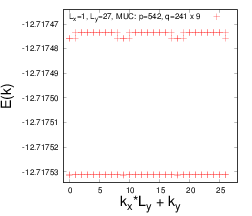

gnuplot code for this plot:
set xrange [-1:28]
set yrange [-12.7175342566892:-12.71746416303]
set xlabel "k_x*L_y + k_y" font "Helvetica,28"
set ylabel "E(k)" font "Helvetica,28"
#set size 1.0, 0.6
set terminal postscript eps size 3.5,3 enhanced colour "Helvetica" 16
set output "fermions_hofstadter_X_241_Y_9_q_542_n_9_x_1_y_27_u_10_gx_0_gy_0_ext.eps"
plot "fermions_hofstadter_X_241_Y_9_q_542_n_9_x_1_y_27_u_10_gx_0_gy_0_ext.dat" using ($1*27+$2):3 title "L_x=1, L_y=27, MUC: p=542, q=241 x 9" with points lc rgbcolor "red" lt 6 pt 1 ps 2
